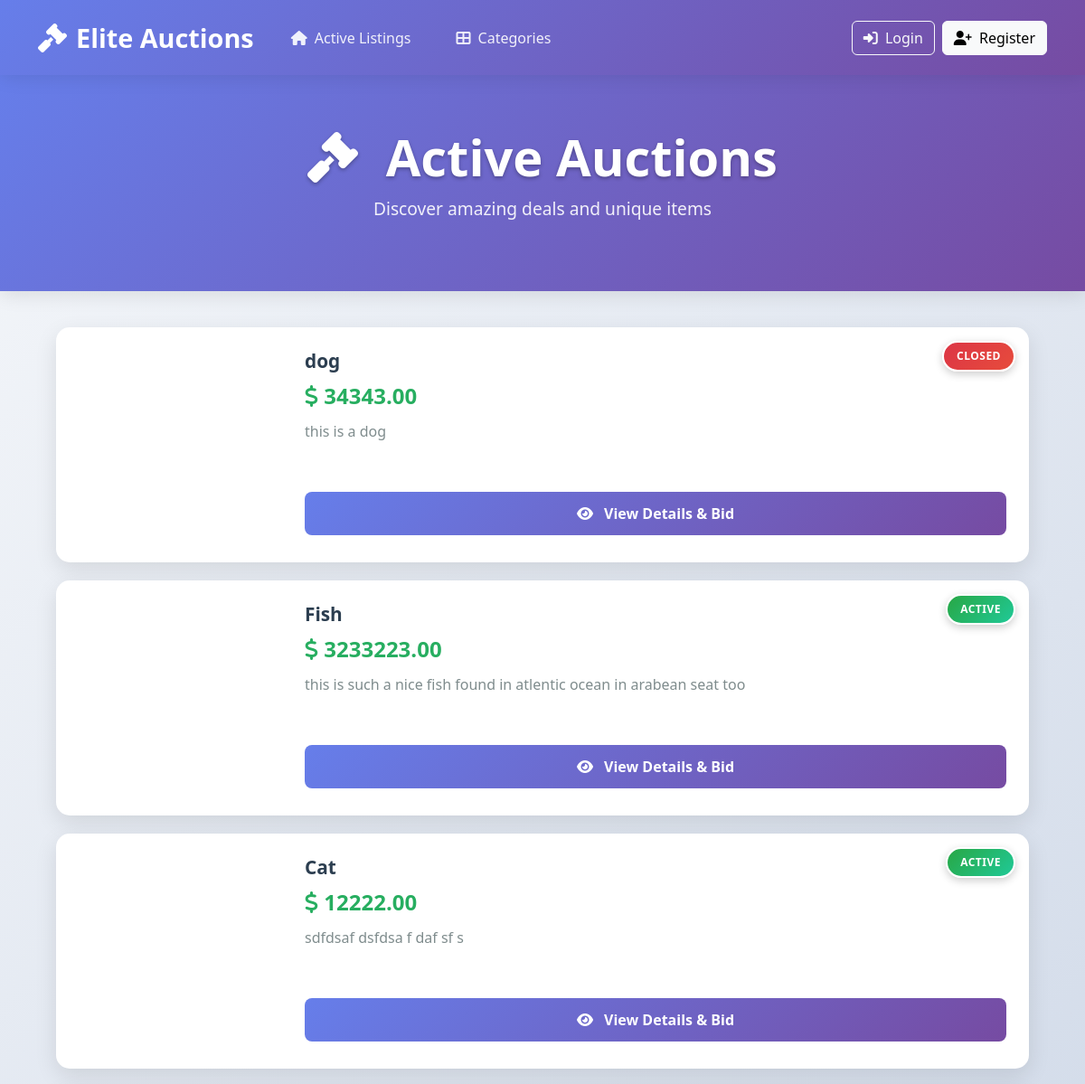
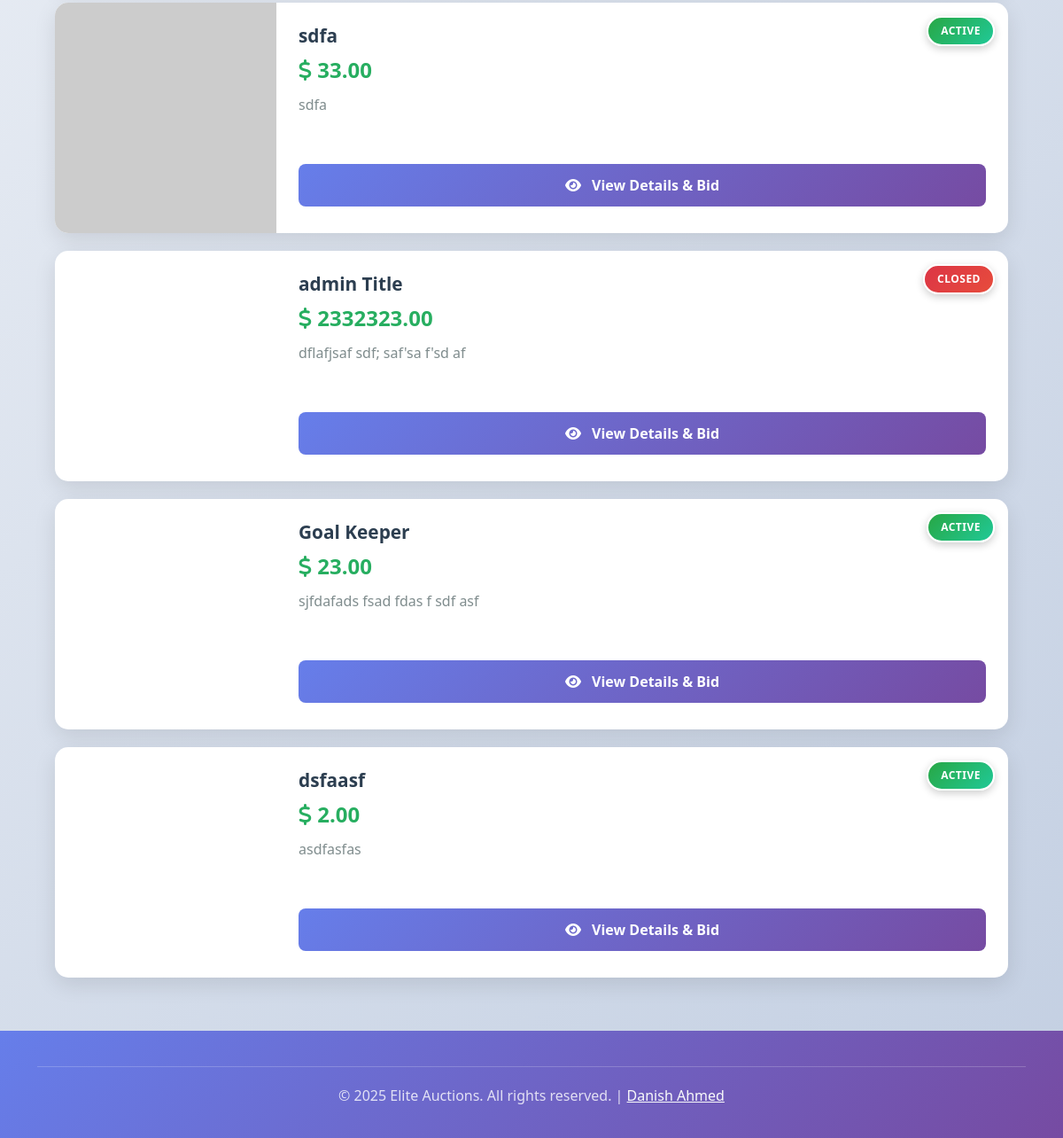
/, run on an earlier commit of the app's database (2 pictures, top to bottom).
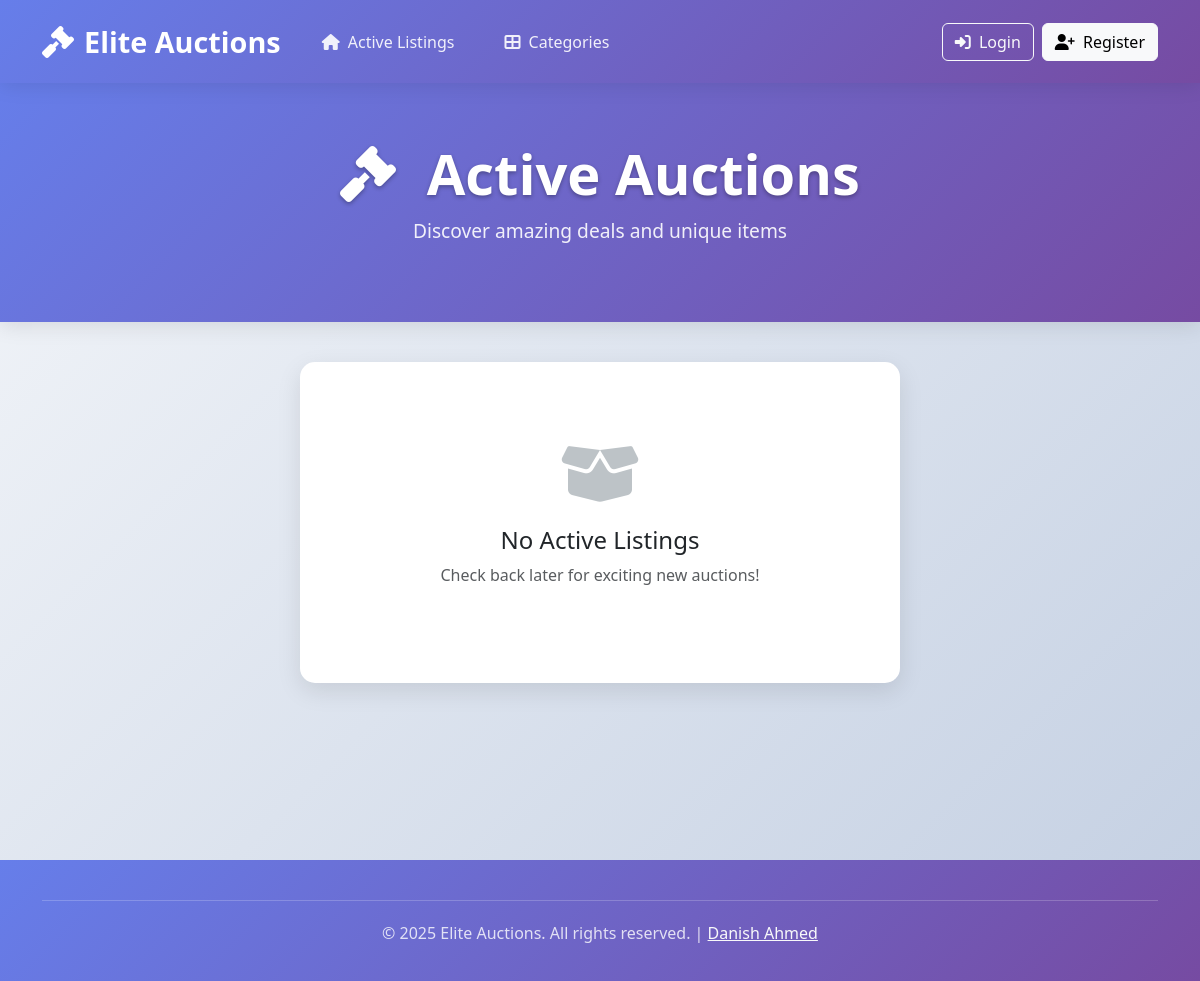
And on a later commit of the database.
### auctions/models.py (models this page shows, shortened)
class Listing(models.Model):
    title=models.CharField(max_length=64)
    desc=models.TextField()
    url=models.URLField(blank=True)
    is_active = models.BooleanField(default=True)
    owner = models.ForeignKey("User", on_delete=models.CASCADE)
    winner = models.ForeignKey(User, on_delete=models.SET_NULL, null=True, blank=True, related_name="won_listings")
    category=models.CharField(max_length=64,blank=True,choices=[
        ("Fashion", "Fashion"),
        ("Toys", "Toys"),
        ("Electronics", "Electronics"),
        ("Home", "Home"),
        ]
    )

class Bid(models.Model):
    amount = models.DecimalField(max_digits=20,decimal_places=2)
    bidmaker = models.ForeignKey("User", on_delete=models.CASCADE)
    listing = models.ForeignKey("Listing", on_delete=models.CASCADE, related_name="bids")

### auctions/views.py (the view)
# urls.py: path("", views.index, name="index"),
def index(request):
    allListings = Listing.objects.all()
    listings_with_bids = []
    for listing in allListings:
            current_bid = listing.bids.last().amount if listing.bids.last() else "No bids yet"
            listings_with_bids.append((listing, current_bid))
    return render(request, "auctions/index.html", {
        "listings_with_bids": listings_with_bids
    })

### auctions/templates/auctions/index.html (shortened to what this page needs)
{% extends "auctions/layout.html" %}
{% load static %}
{% block head %}
<link href="https://cdnjs.cloudflare.com/ajax/libs/font-awesome/6.4.0/css/all.min.css" rel="stylesheet">
{% endblock %}
{% block body %}
<div class="main-header">
    <div class="container">
        <h2 class="display-4">
            <i class="fas fa-gavel me-3"></i>
            Active Auctions
        </h2>
        <p>Discover amazing deals and unique items</p>
    </div>
</div>
<div class="container">
    {% if listings_with_bids %}
    <div class="horizontal-cards">
        {% for listing, current_bid in listings_with_bids %}
        <div class="horizontal-card">
            <span class="status-badge {% if listing.is_active %}status-active{% else %}status-closed{% endif %}">
                {% if listing.is_active %}ACTIVE{% else %}CLOSED{% endif %}
            </span>
            <div class="card-image" style="background-image: url('{% firstof listing.url "https://via.placeholder.com/300x200?text=No+Image" %}')">
            </div>
            <div class="card-content">
                <div>
                    <h5 class="card-title">{{ listing.title }}</h5>
                    <p class="card-price">
                        <i class="fas fa-dollar-sign"></i> {{ current_bid|floatformat:2 }}
                    </p>
                    <p class="card-description">{{ listing.desc|truncatechars:120 }}</p>
                </div>
                <div class="card-actions">
                    <a href="{% url 'listing' listing.pk %}" class="btn btn-primary-modern btn-modern">
                        <i class="fas fa-eye me-2"></i> View Details & Bid
                    </a>
                </div>
            </div>
        </div>
        {% endfor %}
    </div>
    {% else %}
    <div class="empty-state">
        <i class="fas fa-box-open"></i>
        <h4>No Active Listings</h4>
        <p class="text-muted">Check back later for exciting new auctions!</p>
    </div>
    {% endif %}
</div>
{% endblock %}

What changed in the data, as far as the page shows it:
removed Listing: is_active "CLOSED", title "dog", amount "34343.00", desc "this is a dog"
removed Listing: is_active "ACTIVE", title "Fish", amount "3233223.00", desc "this is such a nice fish found in atlentic ocean in arabean seat too"
removed Listing: is_active "ACTIVE", title "Cat", amount "12222.00", desc "sdfdsaf dsfdsa f daf sf s"
removed Listing: is_active "ACTIVE", title "sdfa", amount "33.00", desc "sdfa"
removed Listing: is_active "CLOSED", title "admin Title", amount "2332323.00", desc "dflafjsaf sdf; saf'sa f'sd af"
removed Listing: is_active "ACTIVE", title "Goal Keeper", amount "23.00", desc "sjfdafads fsad fdas f sdf asf"
removed Listing: is_active "ACTIVE", title "dsfaasf", amount "2.00", desc "asdfasfas"
Also different on the page:
text now shown: "No Active Listings Check back later for exciting new auctions!"
